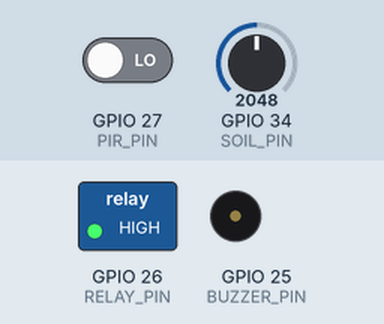
Simulated run of this program. Board: ESP32. Parts: switched loads named in the program (green lamp = pin HIGH), buzzer (waves = sounding). Inputs (shaded band) come from the test bench; at power-on: GPIO 34 (SOIL_PIN) = 2048, GPIO 27 (PIR_PIN) LOW. WiFi joins after 1.5 s; servers stay silent unless stated; what the program prints to the serial monitor is not drawn.

Above: at 2.7 s.
2.8 s: GPIO 34 (SOIL_PIN) set to 2960
4.3 s: GPIO 34 (SOIL_PIN) set to 3035
At 5.5 s:
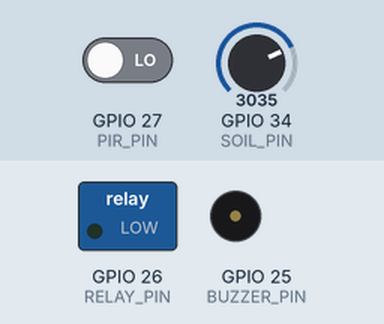
6.0 s: GPIO 27 (PIR_PIN) driven HIGH
At 6.8 s:
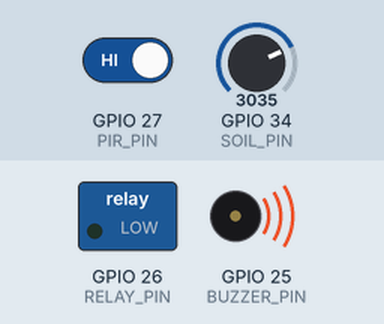
7.5 s: GPIO 34 (SOIL_PIN) set to 1460
At 8.2 s:
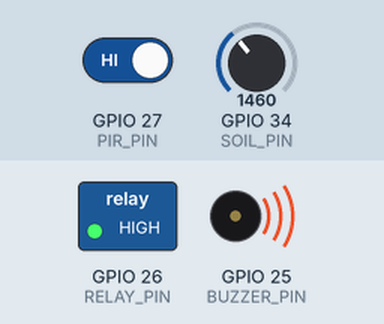
9.0 s: GPIO 34 (SOIL_PIN) set to 3040
At 9.6 s:
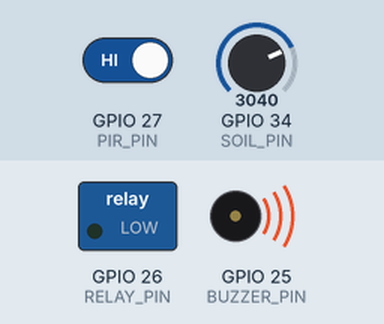
10.5 s: GPIO 34 (SOIL_PIN) set to 2866
At 11.0 s:
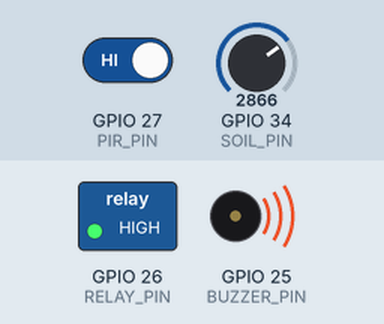
Timing chart, 0 to 13.0 s (numbered marks = the images above; inputs shaded):
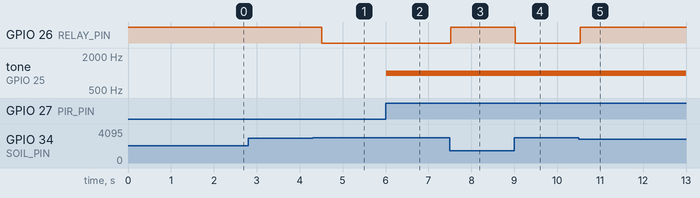

Measured:
- the behaviour switches between 3000 and 3001 on GPIO 34 (SOIL_PIN) (found by bisection; images 0 and 1)
- after the input at 2.8 s, every drawn part: stays the same
- after the input at 4.3 s, GPIO 26 (RELAY_PIN): HIGH → LOW after 0.21 s
- after the input at 6.0 s, tone on GPIO 25 (BUZZER_PIN): silent → 1000 Hz at once
- after the input at 7.5 s, GPIO 26 (RELAY_PIN): LOW → HIGH at once
- after the input at 9.0 s, GPIO 26 (RELAY_PIN): HIGH → LOW at once
- after the input at 10.5 s, GPIO 26 (RELAY_PIN): LOW → HIGH at once

The program:

main.cpp
```cpp
#include <Arduino.h>
#include <WiFi.h>
#include <WebServer.h>

// ===== PIN SETTING =====
#define SOIL_PIN 34
#define RELAY_PIN 26
#define PIR_PIN 27
#define BUZZER_PIN 25

// ===== WIFI =====
const char* ssid = "vivo 1938";
const char* password = "123456789";

WebServer server(80);

// ===== VARIABLE =====
int soilValue = 0;
int motion = 0;

// ===== CONTROL MANUAL =====
bool manualPump = false;

// ===== HALAMAN WEB =====
void handleRoot() {
  soilValue = analogRead(SOIL_PIN);

  String html = "<h1>Smart Tanaman</h1>";
  html += "<p>Nilai Soil: " + String(soilValue) + "</p>";

  html += "<p><a href='/on'><button>Pompa ON</button></a></p>";
  html += "<p><a href='/off'><button>Pompa OFF</button></a></p>";

  server.send(200, "text/html", html);
}

void handleOn() {
  manualPump = true;
  digitalWrite(RELAY_PIN, LOW);
  server.send(200, "text/html", "Pompa ON");
}

void handleOff() {
  manualPump = false;
  digitalWrite(RELAY_PIN, HIGH);
  server.send(200, "text/html", "Pompa OFF");
}

void setup() {
  Serial.begin(115200);

  pinMode(RELAY_PIN, OUTPUT);
  pinMode(PIR_PIN, INPUT);
  pinMode(BUZZER_PIN, OUTPUT);

  digitalWrite(RELAY_PIN, HIGH);

  // ===== WIFI CONNECT =====
  WiFi.begin(ssid, password);
  Serial.print("Connecting WiFi");

  while (WiFi.status() != WL_CONNECTED) {
    delay(500);
    Serial.print(".");
  }

  Serial.println("\nWiFi Connected!");
  Serial.println(WiFi.localIP());

  // ===== WEB ROUTES =====
  server.on("/", handleRoot);
  server.on("/on", handleOn);
  server.on("/off", handleOff);

  server.begin();

  Serial.println("Sistem Monitoring Tanaman Siap!");
}

void loop() {

  server.handleClient(); // WAJIB untuk web

  // =============================
  // 🌱 BACA SENSOR TANAH
  // =============================
  soilValue = analogRead(SOIL_PIN);

  Serial.print("Nilai Soil: ");
  Serial.println(soilValue);

  // =============================
  // 💧 LOGIKA PENYIRAMAN
  // =============================
  if (!manualPump) { // AUTO hanya jika tidak manual
    if (soilValue > 3000) {
      Serial.println("Status: KERING → SIRAM");
      digitalWrite(RELAY_PIN, LOW);
    }
    else if (soilValue > 1500) {
      Serial.println("Status: LEMBAB");
      digitalWrite(RELAY_PIN, HIGH);
    }
    else {
      Serial.println("Status: BASAH");
      digitalWrite(RELAY_PIN, HIGH);
    }
  }

  // =============================
  // 🐛 DETEKSI HAMA
  // =============================
  motion = digitalRead(PIR_PIN);

  if (motion == HIGH) {
    Serial.println("⚠️ HAMA TERDETEKSI!");
    tone(BUZZER_PIN, 1000);
  } else {
    noTone(BUZZER_PIN);
  }

  Serial.println("----------------------");

  delay(500); // dipercepat biar web tidak lag
}
```
